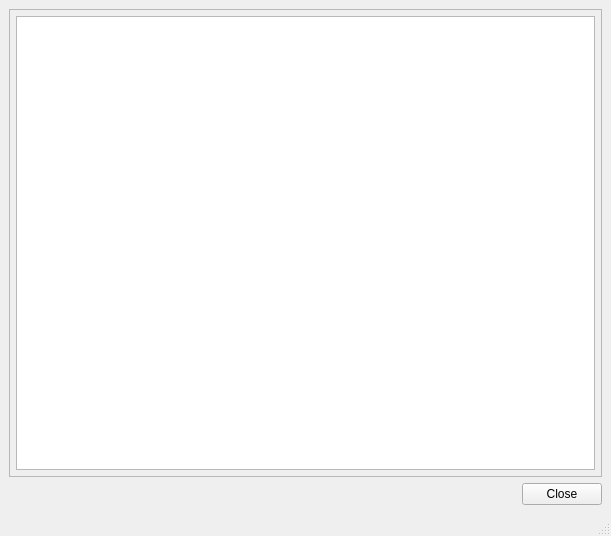
<ui version="4.0" >
 <author></author>
 <comment></comment>
 <exportmacro></exportmacro>
 <class>FileDisplay</class>
 <widget class="QMainWindow" name="FileDisplay" >
  <property name="geometry" >
   <rect>
    <x>0</x>
    <y>0</y>
    <width>611</width>
    <height>536</height>
   </rect>
  </property>
  <property name="windowTitle" >
   <string>File Display</string>
  </property>
  <widget class="QWidget" name="centralwidget" >
   <layout class="QVBoxLayout" >
    <property name="margin" >
     <number>9</number>
    </property>
    <property name="spacing" >
     <number>6</number>
    </property>
    <item>
     <widget class="QFrame" name="frame" >
      <property name="frameShape" >
       <enum>QFrame::StyledPanel</enum>
      </property>
      <property name="frameShadow" >
       <enum>QFrame::Sunken</enum>
      </property>
      <layout class="QVBoxLayout" >
       <property name="margin" >
        <number>6</number>
       </property>
       <property name="spacing" >
        <number>4</number>
       </property>
       <item>
        <widget class="QTextBrowser" name="textDisplay" >
         <property name="font" >
          <font>
           <family>Courier New</family>
           <pointsize>11</pointsize>
           <weight>50</weight>
           <italic>false</italic>
           <bold>false</bold>
           <underline>false</underline>
           <strikeout>false</strikeout>
          </font>
         </property>
        </widget>
       </item>
      </layout>
     </widget>
    </item>
    <item>
     <layout class="QHBoxLayout" >
      <property name="margin" >
       <number>0</number>
      </property>
      <property name="spacing" >
       <number>6</number>
      </property>
      <item>
       <spacer>
        <property name="orientation" >
         <enum>Qt::Horizontal</enum>
        </property>
        <property name="sizeHint" >
         <size>
          <width>40</width>
          <height>20</height>
         </size>
        </property>
       </spacer>
      </item>
      <item>
       <widget class="QPushButton" name="pushButton" >
        <property name="text" >
         <string>Close</string>
        </property>
       </widget>
      </item>
     </layout>
    </item>
   </layout>
  </widget>
  <widget class="QMenuBar" name="menubar" >
   <property name="geometry" >
    <rect>
     <x>0</x>
     <y>0</y>
     <width>611</width>
     <height>22</height>
    </rect>
   </property>
  </widget>
  <widget class="QStatusBar" name="statusbar" >
   <property name="geometry" >
    <rect>
     <x>0</x>
     <y>514</y>
     <width>611</width>
     <height>22</height>
    </rect>
   </property>
  </widget>
 </widget>
 <pixmapfunction></pixmapfunction>
 <resources/>
 <connections>
  <connection>
   <sender>pushButton</sender>
   <signal>clicked()</signal>
   <receiver>FileDisplay</receiver>
   <slot>close()</slot>
   <hints>
    <hint type="sourcelabel" >
     <x>541</x>
     <y>484</y>
    </hint>
    <hint type="destinationlabel" >
     <x>387</x>
     <y>489</y>
    </hint>
   </hints>
  </connection>
 </connections>
</ui>
